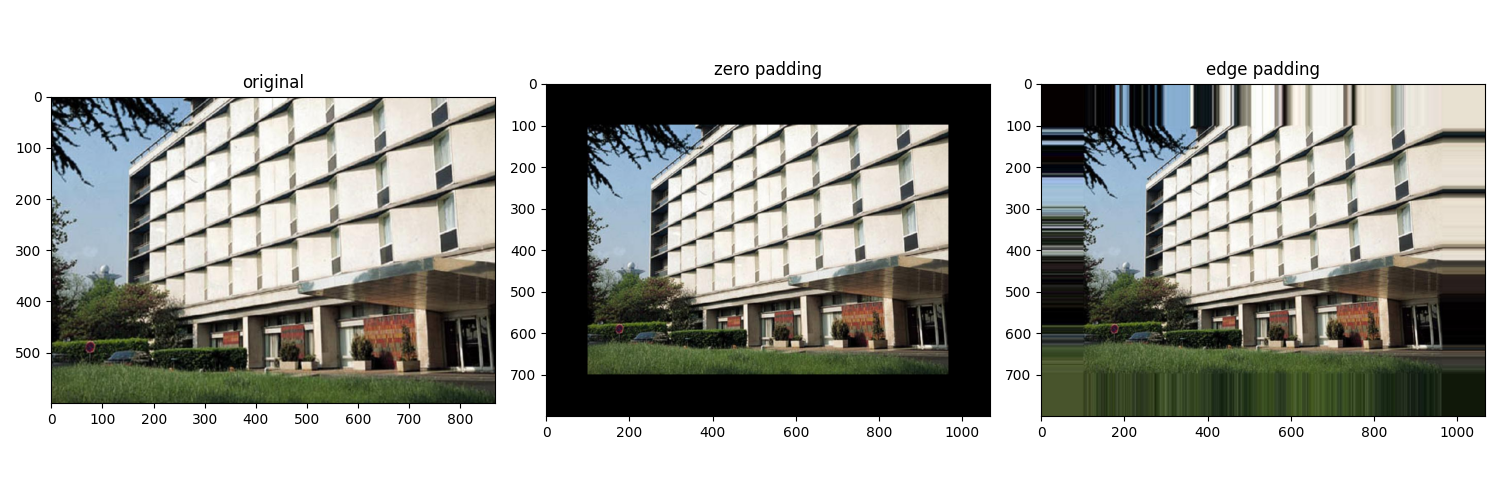

This figure's Python source:
import numpy as np
import matplotlib.pyplot as plt


def zero(img, r):
    h, w = img.shape[:2]
    out = np.zeros((h + 2 * r, w + 2 * r) + img.shape[2:], img.dtype)
    out[r:r + h, r:r + w] = img
    return out


def edge(img, r):
    h, w = img.shape[:2]
    y = np.clip(np.arange(-r, h + r), 0, h - 1)
    x = np.clip(np.arange(-r, w + r), 0, w - 1)
    return img[y][:, x]


img = plt.imread("img.jpg")
figure, axes = plt.subplots(1, 3, figsize=(15, 5))
axes[0].imshow(img)
axes[0].set_title("original")
axes[1].imshow(zero(img, 100))
axes[1].set_title("zero padding")
axes[2].imshow(edge(img, 100))
axes[2].set_title("edge padding")
plt.tight_layout()
plt.savefig("4.png")
plt.show()
